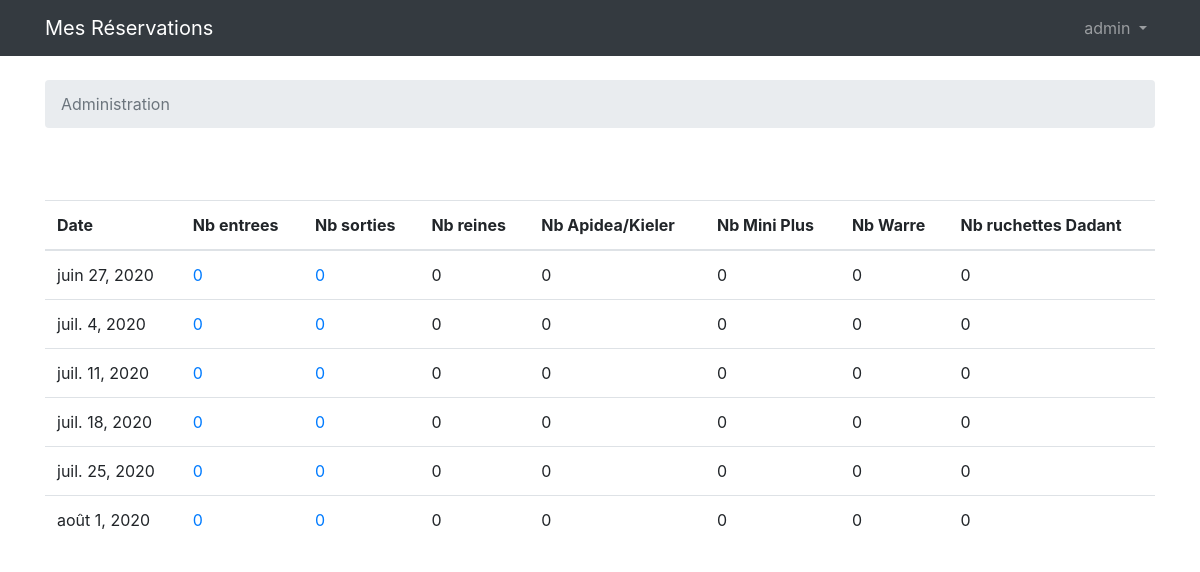
The page /resasfanm/listgestion (signed in) on the database its author committed.
### resasfanm/models.py (models this page shows, shortened)
class Capacite(models.Model):
	datecapa = models.DateField(verbose_name="Date Capacité")
	nreinesmax = models.IntegerField(default = 0, verbose_name="capacité reines")
	stationouverte = models.BooleanField(default = False)
	depotpossible = models.BooleanField(default = True)
	class Meta:
		ordering = ['datecapa']
	def get_entreesdate(self):
		reservations = Reservation.objects.filter(datedepot=self.datecapa)
		nbentrees = 0
		for reservation in reservations:
			nbentrees = nbentrees + reservation.nbreine
		return nbentrees
	def get_sortiesdate(self):
		reservations = Reservation.objects.filter(dateretrait=self.datecapa)
		nbsorties = 0
		for reservation in reservations:
			nbsorties = nbsorties + reservation.nbreine
		return nbsorties
	def get_encoursreines(self):
		presences = Presence.objects.filter(capa=self)
		nbreines = 0
		for presence in presences:
			nbreines = nbreines + presence.resa.nbreine
		return nbreines
	def get_encoursruches1(self):
		presences = Presence.objects.filter(capa=self)
		nbruches1 = 0
		for presence in presences:
			nbruches1 = nbruches1 + presence.resa.nbtypfecond1
		return nbruches1
	def get_encoursruches2(self):
		presences = Presence.objects.filter(capa=self)
		nbruches2 = 0
		for presence in presences:
			nbruches2 = nbruches2 + presence.resa.nbtypfecond2
		return nbruches2
	def get_encoursruches3(self):
		presences = Presence.objects.filter(capa=self)
		nbruches3 = 0
		for presence in presences:
			nbruches3 = nbruches3 + presence.resa.nbtypfecond3
		return nbruches3
	def get_encoursruches4(self):
		presences = Presence.objects.filter(capa=self)
		nbruches4 = 0
		for presence in presences:
			nbruches4 = nbruches4 + presence.resa.nbtypfecond4
		return nbruches4

### resasfanm/views.py (the view)
# urls.py: path('listgestion',views.listgestion,name='listgestion'),
@login_required
def listgestion(request):
	capacites = Capacite.objects.all()
	return render(request, 'resasfanm/listgestion.html', {'les_capacites':capacites})

### resasfanm/templates/resasfanm/listgestion.html (shortened to what this page needs)
{% extends 'base.html' %}
{% block breadcrumb %}
  <li class="breadcrumb-item active">Administration</li>
{% endblock %}
{% block content %}
  <br>
  <br>
  <table class="table">
    <thead class="thead-inverse">
      <tr>
          <th>Date</th>
          <th>Nb entrees</th>
          <th>Nb sorties</th>
          <th>Nb reines</th>
          <th>Nb Apidea/Kieler</th>
          <th>Nb Mini Plus</th>
          <th>Nb Warre</th>
          <th>Nb ruchettes Dadant</th>
      </tr>
    </thead>
    <tbody>
      {% for capacite in les_capacites %}
          <tr>
            <td> {{ capacite.datecapa }} </td>
            <td> <a href="{% url 'listentrees' capacite.datecapa %}">{{ capacite.get_entreesdate }} </a></td>
            <td> <a href="{% url 'listsorties' capacite.datecapa %}">{{ capacite.get_sortiesdate }} </a></td>
            <td> {{ capacite.get_encoursreines }} </a></td>
            <td> {{ capacite.get_encoursruches1 }} </a></td>
            <td> {{ capacite.get_encoursruches2 }} </a></td>
            <td> {{ capacite.get_encoursruches3 }} </a></td>
            <td> {{ capacite.get_encoursruches4 }} </a></td>
          </tr>
      {% endfor %}
    </tbody>
  </table>
  <br>
{% endblock %}

### templates/base.html (shortened to what this page needs)
{% load static %}
<!DOCTYPE html>
<html>
  <head>
    <link rel="stylesheet" href="{% static 'css/bootstrap.min.css' %}">
</head>
  </head>
  <body>
{% block body %}
  <nav class="navbar navbar-expand-sm navbar-dark bg-dark">
    <div class="container">
      <a class="navbar-brand" href="{% url 'home' %}">Mes Réservations</a>
      <div class="collapse navbar-collapse" id="mainMenu">
      {% if user.is_authenticated %}
        <ul class="navbar-nav ml-auto">
          <li class="nav-item dropdown">
            <a class="nav-link dropdown-toggle" href="#" id="userMenu" data-toggle="dropdown" aria-haspopup="true" aria-expanded="false">
              {{ user.username }}
            </a>
          </li>
        </ul>
      {% else %}
        <form class="form-inline ml-auto">
          <a href="{% url 'login' %}" class="btn btn-outline-secondary">Connexion</a>
          <a href="{% url 'signup' %}" class="btn btn-primary ml-2">S'enregistrer</a>
          <a class="dropdown-item" href="{% url 'contact' %}">Nous contacter</a>
        </form>
      {% endif %}
      </div>
    </div>
  </nav>
  <div class="container">
    <ol class="breadcrumb my-4">
      {% block breadcrumb %}
      {% endblock %}
    </ol>
    {% block content %}
    {% endblock %}
  </div>
    {% endblock body %}
  </body>
</html>

### rows shown on the page
Capacite: datecapa "juin 27, 2020", get_entreesdate "0", get_sortiesdate "0", get_encoursreines "0", get_encoursruches1 "0", get_encoursruches2 "0", get_encoursruches3 "0", get_encoursruches4 "0"
Capacite: datecapa "juil. 4, 2020", get_entreesdate "0", get_sortiesdate "0", get_encoursreines "0", get_encoursruches1 "0", get_encoursruches2 "0", get_encoursruches3 "0", get_encoursruches4 "0"
Capacite: datecapa "juil. 11, 2020", get_entreesdate "0", get_sortiesdate "0", get_encoursreines "0", get_encoursruches1 "0", get_encoursruches2 "0", get_encoursruches3 "0", get_encoursruches4 "0"
Capacite: datecapa "juil. 18, 2020", get_entreesdate "0", get_sortiesdate "0", get_encoursreines "0", get_encoursruches1 "0", get_encoursruches2 "0", get_encoursruches3 "0", get_encoursruches4 "0"
Capacite: datecapa "juil. 25, 2020", get_entreesdate "0", get_sortiesdate "0", get_encoursreines "0", get_encoursruches1 "0", get_encoursruches2 "0", get_encoursruches3 "0", get_encoursruches4 "0"
Capacite: datecapa "août 1, 2020", get_entreesdate "0", get_sortiesdate "0", get_encoursreines "0", get_encoursruches1 "0", get_encoursruches2 "0", get_encoursruches3 "0", get_encoursruches4 "0"

### other values the page prints
{{ user.username }} "admin"
